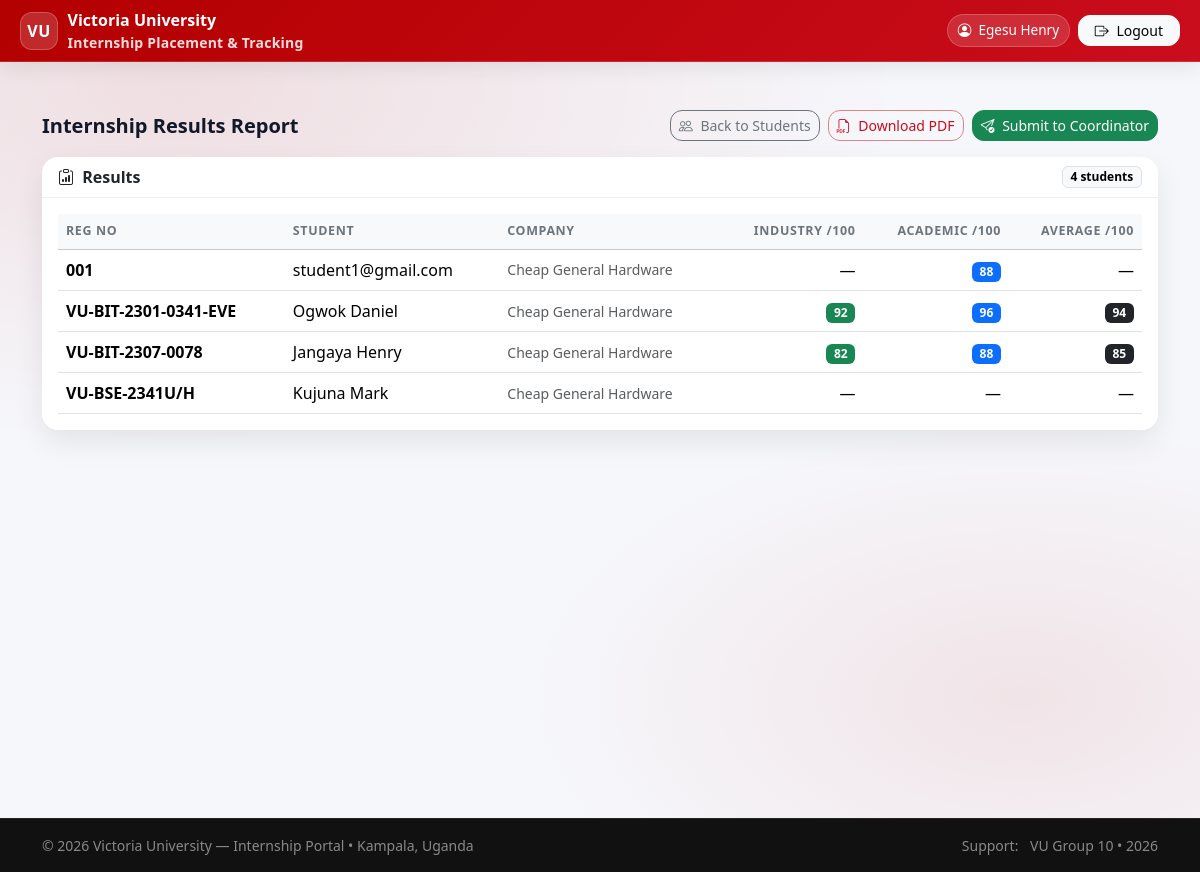
Screenshot of /tracking/supervisor/results/report/ (signed in) with the database file from the repository.
### accounts/models.py (models this page shows, shortened)
class User(AbstractUser):
    username = None
    email = models.EmailField(_("email address"), unique=True)
    USERNAME_FIELD = "email"
    REQUIRED_FIELDS = []
    objects = UserManager()
    class Meta:
        permissions = [
            ("role_university_supervisor", "Role: VU_UniversitySupervisor"),
            ("role_industry_supervisor", "Role: IndustrySupervisor"),
            ("role_coordinator", "Role: VU_Coordinator"),
        ]
    @property
    def display_name(self):
        full = self.get_full_name().strip()
        return full if full else self.email

class StudentProfile(models.Model):
    user = models.OneToOneField("accounts.User", on_delete=models.CASCADE, related_name="student_profile")
    reg_no = models.CharField(max_length=50, unique=True)
    phone = models.CharField(max_length=30, blank=True)
    program = models.ForeignKey(
        "academics.Program",
        on_delete=models.PROTECT,
        null=True,
        blank=True,
        related_name="students",
    )

### companies/models.py (models this page shows, shortened)
class Company(models.Model):
    STATUS = [
        ("pending_verification", "Pending verification"),
        ("approved", "Approved"),
        ("rejected", "Rejected"),
        ("inactive", "Inactive"),
    ]
    name = models.CharField(max_length=200, unique=True)
    industry = models.CharField(max_length=120, blank=True)
    district = models.CharField(max_length=120, blank=True)
    address = models.CharField(max_length=255, blank=True)
    status = models.CharField(max_length=30, choices=STATUS, default="pending_verification")
    created_at = models.DateTimeField(auto_now_add=True)

### tracking/views.py (the view)
# urls.py: path("supervisor/results/report/", views.supervisor_results_report, name="supervisor_results_report"),
@login_required
def supervisor_results_report(request):
    if not is_university_supervisor(request.user):
        return HttpResponseForbidden("University Supervisors only.")
    staff = getattr(request.user, "staff_profile", None)
    if not staff:
        return HttpResponseForbidden("Staff profile not set.")
    placements = (
        Placement.objects
        .filter(university_supervisor=staff)
        .exclude(status__in=["completed", "terminated"])
        .select_related("company", "request", "request__student", "request__student__user")
        .order_by("request__student__reg_no")
    )
    ind_map = {
        e.placement_id: e
        for e in IndustryEvaluation.objects.filter(placement__in=placements, status="submitted")
    }
    ac_map = {
        e.placement_id: e
        for e in AcademicEvaluation.objects.filter(placement__in=placements, status="submitted", supervisor_user=request.user)
    }
    rows = []
    for p in placements:
        ind = ind_map.get(p.id)
        ac = ac_map.get(p.id)
        ind100 = float(ind.score_out_of_100) if ind else None
        ac100 = float(ac.score_out_of_100) if ac else None
        avg100 = (ind100 + ac100) / 2.0 if (ind100 is not None and ac100 is not None) else None
        rows.append({
            "placement_id": p.id,
            "reg_no": p.request.student.reg_no,
            "name": p.request.student.user.display_name,
            "company": p.company.name,
            "industry_100": ind100,
            "academic_100": ac100,
            "average_100": avg100,
        })
    return render(request, "tracking/supervisor_results_report.html", {
        "rows": rows,
        "count": len(rows),
    })

### tracking/models.py (called while the page is built)
    @property
    def total_marks(self) -> int:
        total = 0
        for f in self.SCORE_FIELDS:
            v = getattr(self, f, 0) or 0
            total += int(v)
        return total

    @property
    def max_marks(self) -> int:
        return len(self.SCORE_FIELDS) * 5  # 65

    @property
    def score_out_of_100(self) -> float:
        if self.max_marks == 0:
            return 0.0
        return (self.total_marks / self.max_marks) * 100

    @property
    def total_marks(self) -> int:
        return sum(int(getattr(self, f, 0) or 0) for f in self.SCORE_FIELDS)

    @property
    def max_marks(self) -> int:
        return len(self.SCORE_FIELDS) * 5  # 25

    @property
    def score_out_of_100(self) -> float:
        return (self.total_marks / self.max_marks) * 100 if self.max_marks else 0.0

### tracking/views.py (called while the page is built)
def is_university_supervisor(user):
    return user.is_authenticated and (user.is_superuser or user.has_perm("accounts.role_university_supervisor"))

### templates/tracking/supervisor_results_report.html (shortened to what this page needs)
{% extends "base.html" %}
{% block content %}
<div class="row g-4">
  <div class="col-12">
    <div class="d-flex flex-column flex-md-row justify-content-between gap-2 align-items-start align-items-md-center">
      <div>
        <div class="fw-bold fs-5">Internship Results Report</div>
      </div>
      <div class="d-flex gap-2 flex-wrap align-items-center">
        <a class="btn btn-outline-secondary btn-sm" href="{% url 'supervisor_students' %}">
          <i class="bi bi-people me-1"></i> Back to Students
        </a>
        <a class="btn btn-outline-danger btn-sm" href="{% url 'supervisor_results_report_pdf' %}">
          <i class="bi bi-filetype-pdf me-1"></i> Download PDF
        </a>
        {% if latest_report and latest_report.status == "submitted" %}
          <span class="badge text-bg-success">
            <i class="bi bi-check2-circle me-1"></i> Submitted to Coordinator
          </span>
          {% if latest_report.submitted_at %}
            <span class="small text-muted">
              {{ latest_report.submitted_at|date:"Y-m-d H:i" }}
            </span>
          {% endif %}
        {% else %}
          <form method="post" action="{% url 'supervisor_submit_results_report' %}" class="m-0">
            <button class="btn btn-success btn-sm" type="submit">
              <i class="bi bi-send-check me-1"></i> Submit to Coordinator
            </button>
          </form>
        {% endif %}
      </div>
    </div>
    <div class="card mt-3">
      <div class="card-header d-flex justify-content-between align-items-center">
        <span class="fw-bold"><i class="bi bi-clipboard-data me-1"></i> Results</span>
        <div class="d-flex align-items-center gap-2">
          <span class="badge text-bg-light border">{{ count }} students</span>
        </div>
      </div>
      <div class="card-body">
        {% if rows %}
          <div class="table-responsive">
            <table class="table table-hover align-middle mb-0">
              <thead class="table-light">
                <tr>
                  <th>Reg No</th>
                  <th>Student</th>
                  <th>Company</th>
                  <th class="text-end">Industry /100</th>
                  <th class="text-end">Academic /100</th>
                  <th class="text-end">Average /100</th>
                </tr>
              </thead>
              <tbody>
                {% for r in rows %}
                  <tr>
                    <td class="fw-semibold">{{ r.reg_no }}</td>
                    <td>{{ r.name }}</td>
                    <td class="text-muted small">{{ r.company }}</td>
                    <td class="text-end">
                      {% if r.industry_100 is not None %}
                        <span class="badge text-bg-success">{{ r.industry_100|floatformat:0 }}</span>
                      {% else %}—{% endif %}
                    </td>
                    <td class="text-end">
                      {% if r.academic_100 is not None %}
                        <span class="badge text-bg-primary">{{ r.academic_100|floatformat:0 }}</span>
                      {% else %}—{% endif %}
                    </td>
                    <td class="text-end">
                      {% if r.average_100 is not None %}
                        <span class="badge text-bg-dark">{{ r.average_100|floatformat:0 }}</span>
                      {% else %}—{% endif %}
                    </td>
                  </tr>
                {% endfor %}
              </tbody>
            </table>
          </div>
        {% else %}
          <div class="text-center py-5">
            <i class="bi bi-inbox text-danger" style="font-size:2rem;"></i>
            <div class="fw-bold mt-2">No results found</div>
            <div class="text-muted small">Once evaluations are submitted, they will appear here.</div>
          </div>
        {% endif %}
      </div>
    </div>
  </div>
</div>
{% endblock %}

### templates/base.html (shortened to what this page needs)
<!doctype html>
<html lang="en">
<head>
  {% load static %}
  <link href="https://cdn.jsdelivr.net/npm/bootstrap@5.3.3/dist/css/bootstrap.min.css" rel="stylesheet">
  <link rel="stylesheet" href="https://cdn.jsdelivr.net/npm/bootstrap-icons@1.11.3/font/bootstrap-icons.min.css">
  <link rel="stylesheet" href="{% static 'base/css/vu_portal.css' %}">
</head>
<body class="vu-body d-flex flex-column">
  <header class="vu-topbar">
    <nav class="navbar navbar-expand-lg navbar-dark py-2">
      <div class="container-fluid vu-container-pad">
        <a class="vu-brand" href="{% url 'dashboard' %}">
          <span class="vu-badge">VU</span>
          <span class="d-none d-sm-inline">
            Victoria University
            <small class="d-none d-lg-block">Internship Placement & Tracking</small>
          </span>
        </a>
        <div class="collapse navbar-collapse" id="vuNav">
          <ul class="navbar-nav ms-auto align-items-lg-center gap-lg-2">
            {% if request.user.is_authenticated %}
              <li class="nav-item my-2 my-lg-0">
                <span class="vu-pill">
                  <i class="bi bi-person-circle"></i>
                  {{ request.user.display_name|default:request.user.email }}
                </span>
              </li>
              <li class="nav-item my-2 my-lg-0">
                <form method="post" action="{% url 'logout' %}" class="d-inline">
                  <button type="submit" class="btn btn-light btn-sm px-3">
                    <i class="bi bi-box-arrow-right me-1"></i> Logout
                  </button>
                </form>
              </li>
            {% else %}
              <li class="nav-item my-2 my-lg-0">
                <a href="{% url 'login' %}" class="btn btn-light btn-sm px-3">
                  <i class="bi bi-box-arrow-in-right me-1"></i> Login
                </a>
              </li>
            {% endif %}
          </ul>
        </div>
      </div>
    </nav>
  </header>
  <main id="main-content" class="container vu-main my-4 my-lg-5 flex-grow-1">
    {% block content %}{% endblock %}
  </main>
  <footer class="vu-footer mt-auto">
    <div class="container py-3 d-flex flex-column flex-md-row justify-content-between align-items-start align-items-md-center gap-2">
      <div class="small text-white-50">
        © {% now "Y" %} Victoria University — Internship Portal
        <span class="d-none d-md-inline">• Kampala, Uganda</span>
      </div>
      <div class="small text-white-50">
        <span class="me-2">Support:</span>
        <span class="text-white-50">VU Group 10 • 2026</span>
      </div>
    </div>
  </footer>
</body>
</html>

### static/base/css/vu_portal.css (style rules this page uses)
:root { --vu-red: #8B0000; --vu-red-2: #B30000; --vu-dark: #111827; --vu-bg: #f6f7fb; --vu-card: #ffffff; --vu-border: rgba(0,0,0,.08); --vu-muted: #6b7280; --vu-radius: 16px; --vu-radius-sm: 12px; --vu-shadow: 0 12px 30px rgba(0,0,0,.08); --vu-shadow-hover: 0 14px 34px rgba(0,0,0,.10); --vu-soft: rgba(179,0,0,.08); }
.vu-body { min-height: 100vh; background: radial-gradient(1200px 600px at 15% 10%, rgba(179,0,0,.10), transparent 60%), radial-gradient(900px 500px at 85% 80%, rgba(179,0,0,.08), transparent 55%), var(--vu-bg); color: var(--vu-dark); }
a { text-decoration: none; }
.vu-topbar { background: linear-gradient(135deg, var(--vu-red), var(--vu-red-2)); box-shadow: 0 12px 30px rgba(0,0,0,.18); border-bottom: 1px solid rgba(255,255,255,.14); }
.vu-badge { width: 38px; height: 38px; display: grid; place-items: center; border-radius: 12px; background: rgba(255,255,255,.18); border: 1px solid rgba(255,255,255,.25); font-weight: 900; letter-spacing: .4px; }
.vu-pill { display: inline-flex; align-items: center; gap: .45rem; padding: .38rem .65rem; border-radius: 999px; background: rgba(255,255,255,.14); border: 1px solid rgba(255,255,255,.18); color: #fff; font-size: .85rem; white-space: nowrap; }
.card { border: 0; border-radius: var(--vu-radius); box-shadow: var(--vu-shadow); }
.card-header { background: transparent; border-bottom: 1px solid rgba(0,0,0,.06); font-weight: 800; }
.btn { border-radius: var(--vu-radius-sm); }
.btn-outline-danger { border-color: rgba(179,0,0,.45); color: var(--vu-red-2); }
.table thead th { font-size: .78rem; text-transform: uppercase; letter-spacing: .05em; color: #6c757d; }
.table td, .table th { vertical-align: middle; }
.table .badge { font-weight: 700; }
.vu-footer { background: linear-gradient(135deg, #141414, #0b0f1a); border-top: 1px solid rgba(255,255,255,.08); }

### templates/base.html (style rules this page uses)
:root { --vu-red:#b30000; --vu-red-2:#ca0d1d; --vu-soft:#fff5f5; }
.vu-topbar { position: sticky; top: 0; z-index: 1030; background: linear-gradient(135deg, var(--vu-red), var(--vu-red-2)); border-bottom: 1px solid rgba(255,255,255,.14); box-shadow: 0 .35rem 1.2rem rgba(0,0,0,.08); }
.vu-brand { display:flex; align-items:center; gap:.6rem; text-decoration:none; color:#fff; font-weight:900; }
.vu-badge { width:38px; height:38px; border-radius: 12px; display:grid; place-items:center; background: rgba(255,255,255,.16); border: 1px solid rgba(255,255,255,.22); font-weight:900; letter-spacing:.5px; }
.vu-brand small { display:block; color:rgba(255,255,255,.86); font-weight:600; letter-spacing:.2px; }
.vu-pill { display:inline-flex; align-items:center; gap:.45rem; padding:.35rem .6rem; border-radius: 999px; background: rgba(255,255,255,.14); border: 1px solid rgba(255,255,255,.20); color:#fff; font-size:.85rem; white-space: nowrap; }
.vu-main { min-height: calc(100vh - 140px); }
.vu-footer { background: #111; border-top: 1px solid rgba(255,255,255,.08); }
@media (min-width: 992px) { .vu-container-pad { padding-left: 1.25rem; padding-right: 1.25rem; } }

### rows the page displays
User: user.display_name "Egesu Henry"
StudentProfile: reg_no "001"
User: name "student1@gmail.com"
Company: company "Cheap General Hardware" "Cheap General Hardware" "Cheap General Hardware" "Cheap General Hardware"
StudentProfile: reg_no "VU-BIT-2301-0341-EVE"
StudentProfile: reg_no "VU-BIT-2307-0078"
StudentProfile: reg_no "VU-BSE-2341U/H"

### other values shown
{{ count }} "4"
{{ r.academic_100|floatformat:0 }} "88" "96" "88"
{{ r.name }} "Ogwok Daniel" "Jangaya Henry" "Kujuna Mark"
{{ r.industry_100|floatformat:0 }} "92" "82"
{{ r.average_100|floatformat:0 }} "94" "85"
